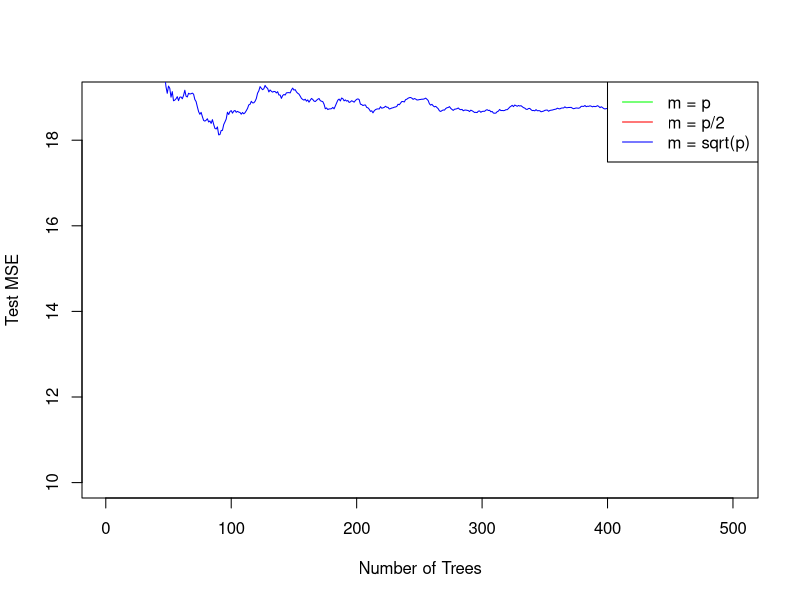

The R script that drew this image:
library(MASS)
library(randomForest)

set.seed(1)
p <- ncol(Boston) - 1
train <- sample(1:nrow(Boston), nrow(Boston) / 2)
y <- which(names(Boston) == "medv")
Boston.train <- Boston[train, -y]
Boston.test <- Boston[-train, -y]
Y.train <- Boston[train, y]
Y.test <- Boston[-train, y]


# Using m = p (bagging)
rf.boston1 <- randomForest(Boston.train, y = Y.train, xtest = Boston.test, ytest = Y.test, mtry = p, ntree = 500)

# Using m = p/2
rf.boston2 <- randomForest(Boston.train, y = Y.train, xtest = Boston.test, ytest = Y.test, mtry = p / 2, ntree = 500)

# Using m = sqrt(p)
rf.boston3 <- randomForest(Boston.train, y = Y.train, xtest = Boston.test, ytest = Y.test, mtry = sqrt(p), ntree = 500)

# Plots
plot(1:500, rf.boston1$test$mse, col = "green", type = "l", xlab = "Number of Trees", ylab = "Test MSE", ylim = c(10, 19))
lines(1:500, rf.boston2$test$mse, col = "red", type = "l")
lines(1:500, rf.boston3$test$mse, col = "blue", type = "l")
legend("topright", c("m = p", "m = p/2", "m = sqrt(p)"), col = c("green", "red", "blue"), cex = 1, lty = 1)